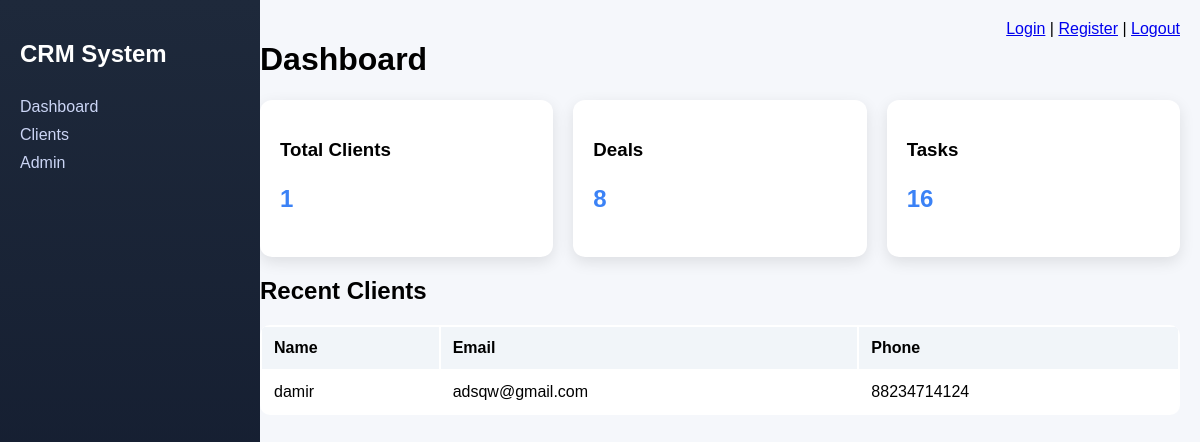
The page / on the database its author committed.
### clients/models.py (models this page shows, shortened)
class Client(models.Model):
    name = models.CharField(max_length=255)
    email = models.EmailField()
    phone = models.CharField(max_length=20)
    company = models.CharField(max_length=255, blank=True)
    created_by = models.ForeignKey(settings.AUTH_USER_MODEL, on_delete=models.CASCADE)
    created_at = models.DateTimeField(auto_now_add=True)
    email = models.EmailField(validators=[EmailValidator()])
    name = models.CharField(max_length=100)
    phone = models.CharField(max_length=20)

### crm_project/views.py (the view)
# urls.py: path('', home),
def home(request):
    total_clients = Client.objects.count()
    total_deals = Deal.objects.count()
    total_tasks = Task.objects.count()
    clients = Client.objects.all().order_by('-created_at')[:5]
    context = {
        'total_clients': total_clients,
        'total_deals': total_deals,
        'total_tasks': total_tasks,
        'clients': clients,
    }
    return render(request, 'home.html', context)

### templates/home.html (shortened to what this page needs)
<!DOCTYPE html>
<html>
<head>
</head>
<body>
<div class="sidebar">
    <h2>CRM System</h2>
    <a href="#">Dashboard</a>
    <a href="/clients/">Clients</a>
    <a href="/admin/">Admin</a>
</div>
<div class="main">
    <h1>Dashboard</h1>
    <div class="cards">
        <div class="card">
            <h3>Total Clients</h3>
            <p>{{ total_clients }}</p>
        </div>
        <div class="card">
            <h3>Deals</h3>
            <p>8</p>
        </div>
        <div class="card">
            <h3>Tasks</h3>
            <p>16</p>
        </div>
    </div>
    <h2>Recent Clients</h2>
    <table>
    <tr>
        <th>Name</th>
        <th>Email</th>
        <th>Phone</th>
    </tr>
    {% for client in clients %}
    <tr>
        <td>{{ client.name }}</td>
        <td>{{ client.email }}</td>
        <td>{{ client.phone }}</td>
    </tr>
    {% endfor %}
</table>
</div>
<div style="position:absolute; top:20px; right:20px;">
    <a href="/login/">Login</a> |
    <a href="/register/">Register</a> |
    <a href="/logout/">Logout</a>
</div>
</body>
</html>

### templates/home.html (style rules this page uses)
body { margin: 0; font-family: Arial; background: #f5f7fb; animation: fadeIn 0.8s ease-in; }
.sidebar { width: 220px; height: 100vh; background: linear-gradient(180deg, #1e293b, #0f172a); color: white; position: fixed; padding: 20px; animation: slideIn 0.5s ease; }
.sidebar h2 { margin-bottom: 30px; }
.sidebar a { display: block; color: #cbd5f5; margin: 10px 0; text-decoration: none; transition: 0.3s; }
.main { margin-left: 240px; padding: 20px; }
.cards { display: flex; gap: 20px; }
.card { background: white; padding: 20px; border-radius: 12px; flex: 1; box-shadow: 0 5px 15px rgba(0,0,0,0.1); transition: 0.3s; animation: popUp 0.6s ease; }
table { width: 100%; margin-top: 20px; background: white; border-radius: 10px; overflow: hidden; animation: fadeIn 1s ease; }
th, td { padding: 12px; text-align: left; }
th { background: #f1f5f9; }
.card p { font-size: 24px; font-weight: bold; color: #3b82f6; }
h1 { animation: fadeIn 1s ease; }

### rows shown on the page
Client: name "damir", email "adsqw@gmail.com", phone "88234714124"

### other values the page prints
{{ total_clients }} "1"
